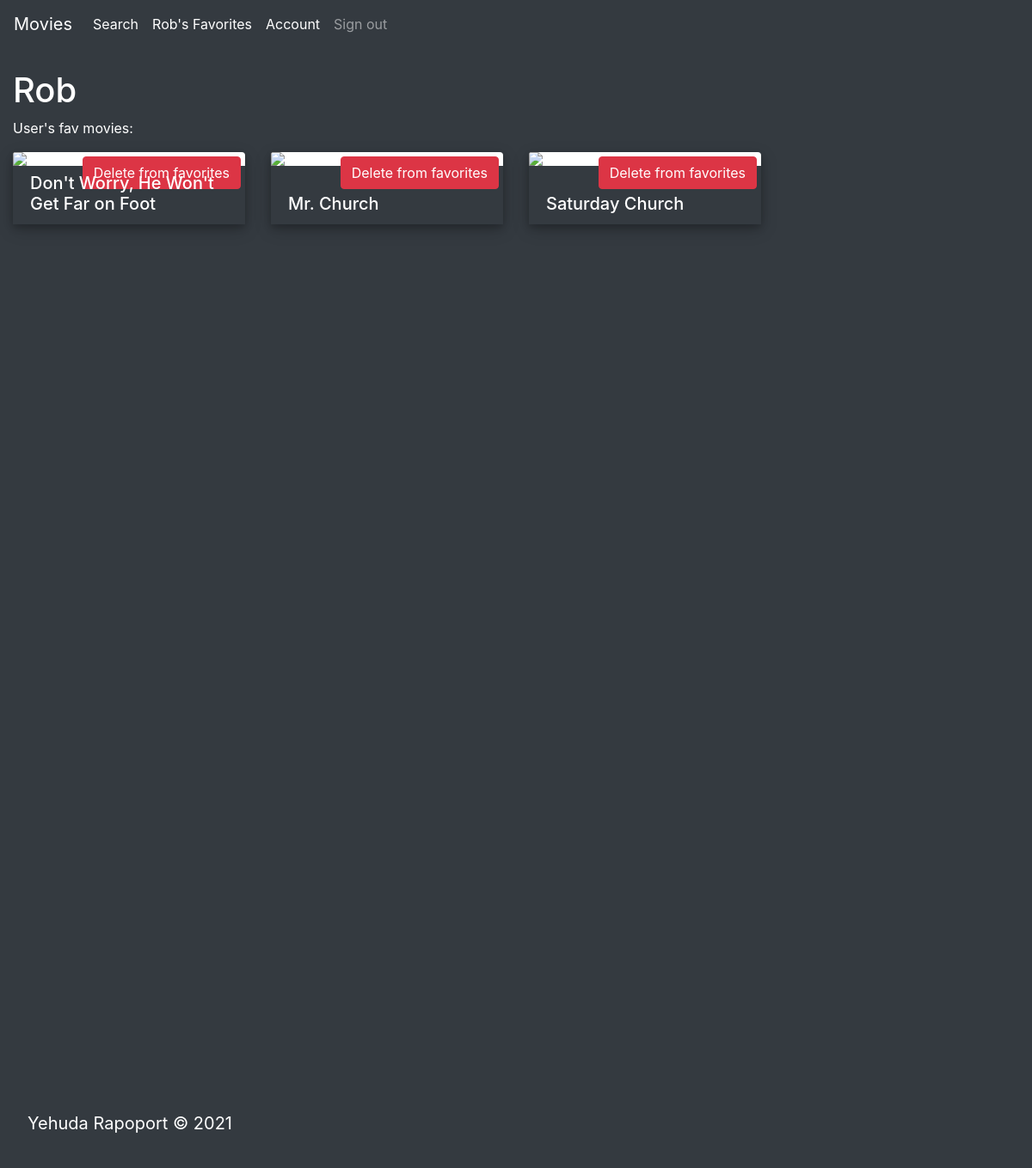
/user/1 (signed in), run on the app's committed database.
### webapp/models.py (models this page shows, shortened)
class User(db.Model, flask_login.UserMixin): # db.Model is required if you want to create an SQL model
    id = db.Column(db.Integer(), primary_key=True)
    name = db.Column(db.String(64), unique=True, nullable=False)
    password = db.Column(db.String(64), nullable=False)
    email = db.Column(db.String(120), unique=True, nullable=True)
    image_file = db.Column(db.String(20), nullable=True, default='default.jpeg')
    fav_movies = db.relationship("Movie", backref="users", secondary=user2movies)

class Movie(db.Model):
    id = db.Column(db.Integer(), primary_key=True)
    title = db.Column(db.String(64), nullable=False)
    poster_path = db.Column(db.String(128))
    description = db.Column(db.String(64))
    movie_id = db.Column(db.Integer(), unique=True, nullable=False)
    movie_comments = db.relationship("Comment", backref="comments", secondary=movie2comments)

### webapp/routes.py (the view)
@app.route('/user/<int:user_id>')
def profile_page(user_id):
    user = models.User.query.get(user_id)
    return flask.render_template("user_profile.html", user=user)

### webapp/models.py (called while the page is built)
@login_manager.user_loader
def user_loader(user_id):
    return User.query.get(user_id)

### webapp/templates/user_profile.html (shortened to what this page needs)
{% extends "base.html" %}
{% block content %}
    <h1>{{ user.name }}</h1>
    <p>User's fav movies:</p>
    <div class="content bg-dark text-white">
        <ul class="list-group">
        {% if user.fav_movies == None %}
            <li class="list-group-item" ><h2> {{ user.name }} has not added any favorite movies. Sorry! </h2></li>
            {% else %}
          <div class="row row-cols-1 row-cols-md-2 g-4">
              {% for movie in user.fav_movies %}
                <div class="col-sm-6 col-md-4 col-lg-3 colMargin" style="padding-bottom: 10px">
                  <div id="card-class" class="card h-100" style="border: none; margin-bottom: 28px; box-shadow: 0 4px 8px 0 rgba(0, 0, 0, 0.2), 0 6px 20px 0 rgba(0, 0, 0, 0.19);" id="poster">
                    {% if movie.poster_path != None %}
                    <a class="btn btn-danger" style="position: absolute; top: 5px; right: 5px" href="{{ url_for('delete_fav', id=movie.movie_id) }}">Delete from favorites</a>
                    {% else %}
                    <img class="card-img-top" src="https://s.studiobinder.com/wp-content/uploads/2019/06/Movie-Poster-Templates-StudioBinder.jpg.webp" width="200px" height="356px">
                    {% endif %}
                      <div class="card-body bg-dark text-white">
                        <a style="text-decoration: none; color: white; position:absolute; bottom:0px" href="http://127.0.0.1:5000/movie/{{movie.movie_id}}"><h5 class="card-title">{{movie.title}}</h5> </a>
                      </div>
                    </div>
                </div>
              {% endfor %}
            {% endif %}
          </div>
      </div>
    </div>
    <div class="container-fluid bg-dark text-white" style="height: 1000px;"></div>
{% endblock %}

### webapp/templates/base.html (shortened to what this page needs)
<!DOCTYPE html>
<html lang="en">
<head>
    <link rel="stylesheet" href="https://maxcdn.bootstrapcdn.com/bootstrap/4.0.0/css/bootstrap.min.css">
    <link rel="stylesheet" href="{{ url_for('static', filename='css/master.css') }}" />
</head>
<body>
<nav class="navbar navbar-expand-lg navbar-dark bg-dark sticky-top">
    <a class="navbar-brand" href="{{url_for('home')}}">Movies</a>
    <div class="collapse navbar-collapse"  id="navbarSupportedContent">
        <ul class="navbar-nav mr-auto">
            <li class="nav-item active">
                <a  class="nav-link"href="{{url_for('movie_search')}}">Search <span class="sr-only">(current)</span></a>
            </li>
            {% if current_user.is_authenticated %}
            <li class="nav-item active">
                <a  class="nav-link"href="{{url_for('profile_page', user_id=current_user.id)}}">{{ current_user.name }}'s Favorites<span class="sr-only">(current)</span></a>
            </li>
            <li class="nav-item active">
                <a  class="nav-link"href="{{url_for('account')}}">Account<span class="sr-only">(current)</span></a>
            </li>
            <li class="nav-item  ">
                <a  class="nav-link"href="{{url_for('signout')}}">Sign out<span class="sr-only">(current)</span></a>
            </li>
            {% endif %}
        </ul>
</div>
</nav>
<div class="container-fluid bg-dark text-white" style="height: 100%; padding-top: 25px">
    {% block content %}
    {% endblock %}
<nav class="navbar bg-dark sticky-bottom">
    <p class="navbar text-white"><a class="navbar-brand text-white" href="https://www.linkedin.com/in/yehuda-rapoport/">Yehuda Rapoport © 2021</a></p>
</nav>
</body>
</html>

### data on the page
User: name "Rob"
Movie: title "Don't Worry, He Won't Get Far on Foot"
Movie: title "Mr. Church"
Movie: title "Saturday Church"
